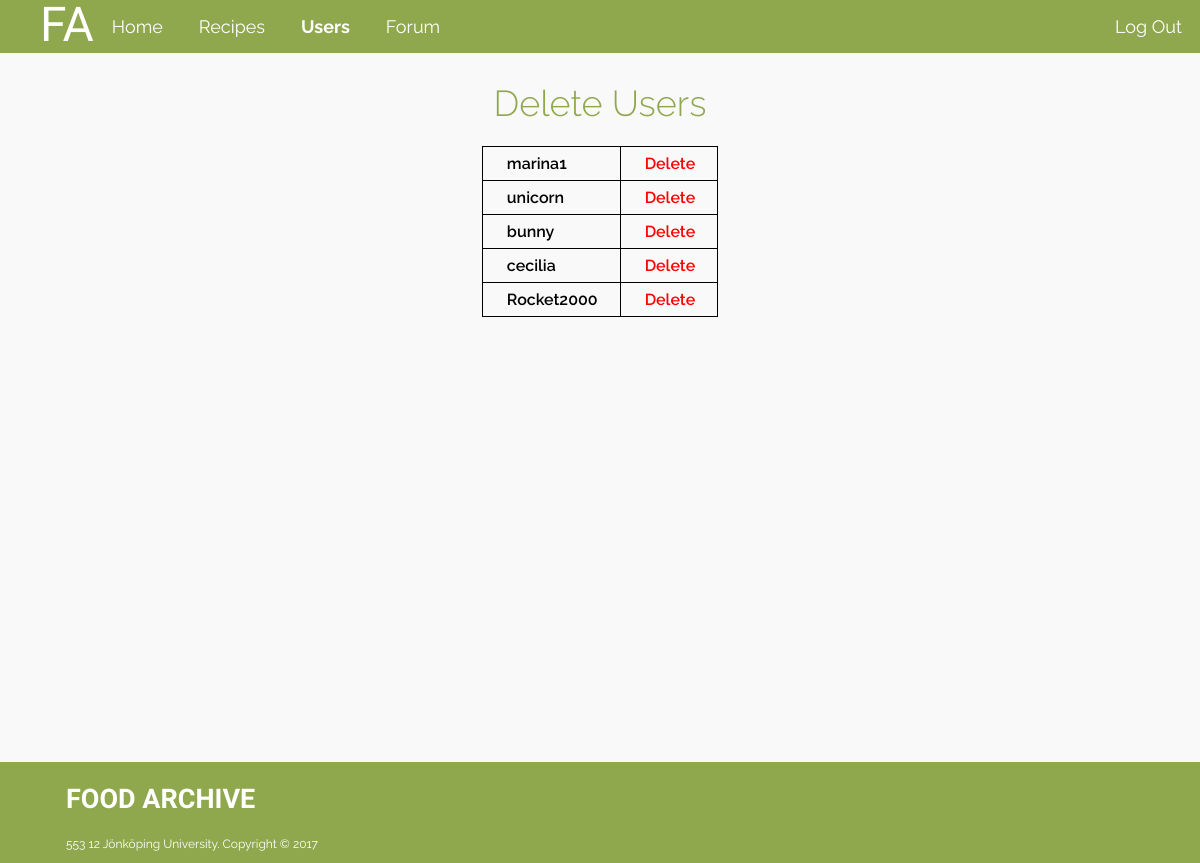
Page /admin/users.php (signed in) on the committed database.
### tables this page shows
CREATE TABLE `user` (
  `id` int(11) NOT NULL,
  `username` varchar(40) NOT NULL,
  `password` varchar(250) NOT NULL,
  `email` varchar(100) NOT NULL
);

### admin/users.php (the view)
<?php
    include ("../config.php");
    include("header.php");
?>
<main>
    <h2 class="admin-deleteuser-h2">
        Delete Users
    </h2>
    <div style="padding: 22px;">
        <?php
            $query = "select id,username,password from user";
            $stmt = $db->prepare($query);
            $stmt->bind_result($id, $user,$pass);
            $stmt->execute();
            echo '<table class="admin-usertable" cellpadding="6">';
                while ($stmt->fetch()) {
                    echo "<tr>";
                    echo "<td> $user </td>";
                    echo '<td class="admin-deleteuser" ><a href="delete.php?id=' . urlencode($id) . '"> Delete </a></td>';
                    echo "</tr>";
                }
            echo "</table";
        ?>
    </div>
</main>
<?php
    include("footer.php");
?>

### style.css (style rules this page uses)
body, html { margin: 0; background-color: #f9f9f9; }
main { margin: 0; background-color: #f9f9f9; min-height: 89%; box-sizing: border-box; overflow: hidden; }
h2 { font-family: 'Grand Hotel', cursive; text-align: center; color: #c7c7c7; font-size: 33px; font-weight: 100; text-transform: lowercase; margin: 5px 0 11px 0; }
.admin-deleteuser-h2 { font-family: raleway; color: #8fa84e; font-size: 36px; font-weight: 300; margin: 0; padding: 32px 0 0 0; text-transform: capitalize; }
.admin-usertable { margin: 0 auto; border-collapse: collapse; }
.admin-usertable, td { border: 1px solid black; padding: 7px 24px; }
.admin-usertable td { padding-right: 22px; }
.admin-usertable tr { font-family: raleway; font-weight: 600; }
.admin-usertable td a { text-decoration: none; color: red; }

### rows in the picture
user: username "marina1"
user: username "unicorn"
user: username "bunny"
user: username "cecilia"
user: username "Rocket2000"
